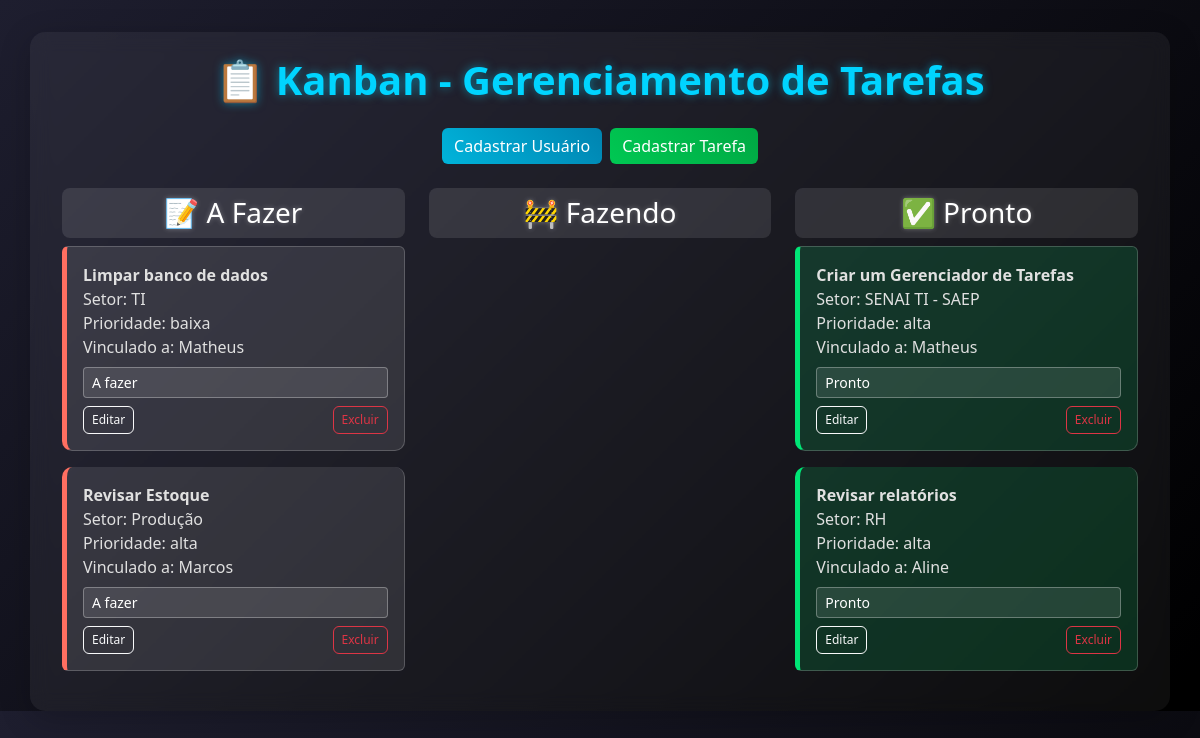
The page / on the database its author committed.
### tables this page shows
CREATE TABLE tarefas (
            id INTEGER PRIMARY KEY AUTOINCREMENT,
            id_usuario INTEGER,
            descricao TEXT NOT NULL,
            setor TEXT NOT NULL,
            prioridade TEXT NOT NULL,
            data_cadastro TEXT NOT NULL,
            status TEXT DEFAULT 'a fazer',
            FOREIGN KEY (id_usuario) REFERENCES usuarios(id)
        );

CREATE TABLE usuarios (
            id INTEGER PRIMARY KEY AUTOINCREMENT,
            nome TEXT NOT NULL,
            email TEXT NOT NULL
        );

### app.py (the view)
@app.route('/')
def index():
    conn = sqlite3.connect('database.db')
    c = conn.cursor()
    c.execute("""
    SELECT tarefas.id, tarefas.id_usuario, tarefas.descricao, tarefas.setor,
           tarefas.prioridade, tarefas.data_cadastro, tarefas.status, usuarios.nome
    FROM tarefas
    JOIN usuarios ON tarefas.id_usuario = usuarios.id
    """)
    tarefas = c.fetchall()
    conn.close()
    return render_template('index.html', tarefas=tarefas)

### templates/index.html (shortened to what this page needs)
<!DOCTYPE html>
<html lang="pt-BR">
<head>
    <link href="https://cdn.jsdelivr.net/npm/bootstrap@5.3.0/dist/css/bootstrap.min.css" rel="stylesheet">
</head>
<body>
    <div class="container py-4">
        <h1 class="text-center mb-4">📋 Kanban - Gerenciamento de Tarefas</h1>
        <div class="d-flex justify-content-center mb-4">
            <a href="/add_usuario" class="btn btn-primary me-2">Cadastrar Usuário</a>
            <a href="/add_tarefa" class="btn btn-success">Cadastrar Tarefa</a>
        </div>
        <div class="row">
            <div class="col-md-4">
                <h3 class="text-center">📝 A Fazer</h3>
                <ul class="list-group">
                    {% for tarefa in tarefas if tarefa[6] == 'a fazer' %}
                        <li class="list-group-item a-fazer">
                            <strong>{{ tarefa[2] }}</strong><br>
                            Setor: {{ tarefa[3] }}<br>
                            Prioridade: {{ tarefa[4] }}<br>
                            Vinculado a: {{ tarefa[7] }}
                            <form action="{{ url_for('mudar_status', tarefa_id=tarefa[0]) }}" method="post" class="mt-2">
                                <select name="status" class="form-select form-select-sm" onchange="this.form.submit()">
                                    <option value="a fazer" {% if tarefa[6] == 'a fazer' %}selected{% endif %}>A fazer</option>
                                </select>
                            </form>
                            <div class="action-buttons">
                                <a href="{{ url_for('editar_tarefa', tarefa_id=tarefa[0]) }}" class="btn btn-outline-light">Editar</a>
                                <form action="{{ url_for('excluir_tarefa', tarefa_id=tarefa[0]) }}" method="post" onsubmit="return confirm('Deseja excluir esta tarefa?');">
                                    <button type="submit" class="btn btn-outline-danger">Excluir</button>
                                </form>
                            </div>
                        </li>
                    {% endfor %}
                </ul>
            </div>
            <div class="col-md-4">
                <h3 class="text-center">🚧 Fazendo</h3>
            </div>
            <div class="col-md-4">
                <h3 class="text-center">✅ Pronto</h3>
                <ul class="list-group">
                    {% for tarefa in tarefas if tarefa[6] == 'pronto' %}
                        <li class="list-group-item pronto">
                            <strong>{{ tarefa[2] }}</strong><br>
                            Setor: {{ tarefa[3] }}<br>
                            Prioridade: {{ tarefa[4] }}<br>
                            Vinculado a: {{ tarefa[7] }}
                            <form action="{{ url_for('mudar_status', tarefa_id=tarefa[0]) }}" method="post" class="mt-2">
                                <select name="status" class="form-select form-select-sm" onchange="this.form.submit()">
                                    <option value="pronto" {% if tarefa[6] == 'pronto' %}selected{% endif %}>Pronto</option>
                                </select>
                            </form>
                            <div class="action-buttons">
                                <a href="{{ url_for('editar_tarefa', tarefa_id=tarefa[0]) }}" class="btn btn-outline-light">Editar</a>
                                <form action="{{ url_for('excluir_tarefa', tarefa_id=tarefa[0]) }}" method="post" onsubmit="return confirm('Deseja excluir esta tarefa?');">
                                    <button type="submit" class="btn btn-outline-danger">Excluir</button>
                                </form>
                            </div>
                        </li>
                    {% endfor %}
                </ul>
            </div>
        </div>
    </div>
</body>
</html>

### templates/index.html (style rules this page uses)
body { background: linear-gradient(135deg, #1e1e2f 0%, #000000 100%); color: #ffffff; font-family: 'Segoe UI', Tahoma, Geneva, Verdana, sans-serif; }
.container { background: rgba(255, 255, 255, 0.05); border-radius: 15px; padding: 2rem; box-shadow: 0 8px 32px rgba(0, 0, 0, 0.2); backdrop-filter: blur(10px); margin-top: 2rem; }
h1 { color: #00d4ff; text-shadow: 0 0 10px rgba(0, 212, 255, 0.5); font-weight: 700; }
.btn-primary { background: linear-gradient(45deg, #00b4db, #0083b0); border: none; transition: transform 0.2s, box-shadow 0.2s; }
.btn-success { background: linear-gradient(45deg, #00c853, #00a843); border: none; transition: transform 0.2s, box-shadow 0.2s; }
.btn-outline-light, .btn-outline-danger { padding: 0.25rem 0.5rem; font-size: 0.75rem; }
h3 { color: #ffffff; text-shadow: 0 0 5px rgba(255, 255, 255, 0.3); padding: 0.5rem; border-radius: 8px; background: rgba(255, 255, 255, 0.1); }
.list-group-item { background: rgba(255, 255, 255, 0.1); border: 1px solid rgba(255, 255, 255, 0.2); border-radius: 10px; margin-bottom: 1rem; padding: 1rem; transition: transform 0.2s, box-shadow 0.2s; color: #e0e0e0; }
.list-group-item.a-fazer { border-left: 5px solid #ff6f61; }
.list-group-item.pronto { border-left: 5px solid #00e676; background: rgba(0, 230, 118, 0.15); }
.form-select { background: rgba(255, 255, 255, 0.1); color: #ffffff; border: 1px solid rgba(255, 255, 255, 0.3); transition: all 0.2s; }
.form-select option { background: #2a2a40; color: #ffffff; }
.action-buttons { display: flex; justify-content: space-between; margin-top: 0.5rem; }

### rows shown on the page
tarefas: descricao "Limpar banco de dados", setor "TI", prioridade "baixa", nome "Matheus", status "A fazer"
tarefas: descricao "Revisar Estoque", setor "Produção", prioridade "alta", nome "Marcos", status "A fazer"
tarefas: descricao "Criar um Gerenciador de Tarefas", setor "SENAI TI - SAEP", prioridade "alta", nome "Matheus", status "Pronto"
tarefas: descricao "Revisar relatórios", setor "RH", prioridade "alta", nome "Aline", status "Pronto"
